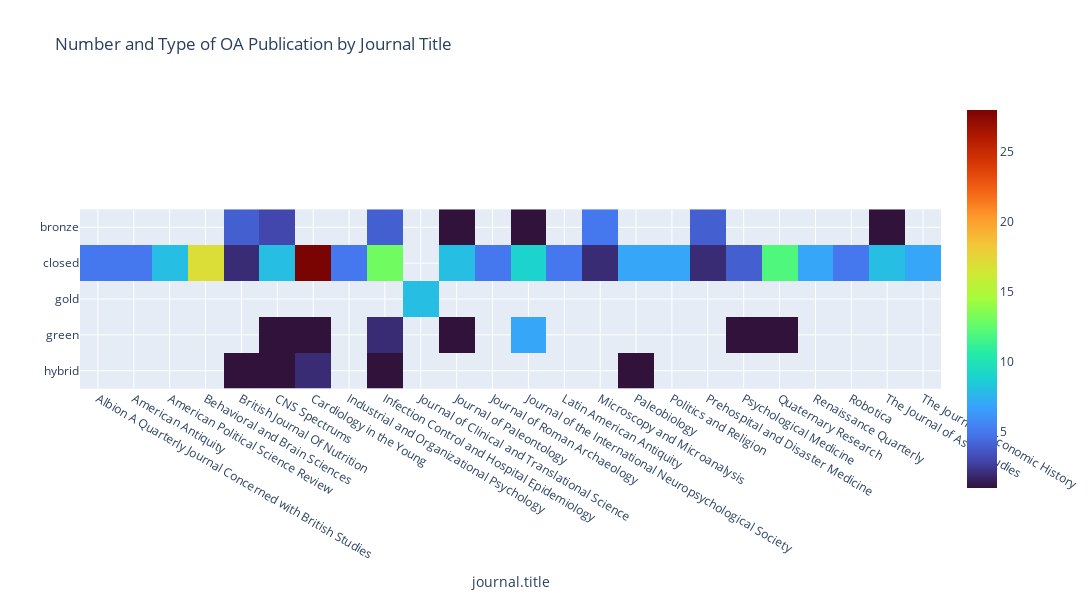

The cell this chart's notebook holds for it:
### Markdown cell above
## Run the below box to see the number of different kinds of OA publications per journal between 1990 and 2021

Hover over the squares in the plot below to see the journal title, the type of publications (gold OA, bronze OA, closed...), and the number of publications in that journal of that type. You can select ranges by dragging over an area. Double click to go back to default view.

### Code cell
df_OA = publication_df.groupby(["oa_status","journal.title"],as_index=False).size()

df_OA2 = df_OA.pivot(index="journal.title", columns = "oa_status")

df_OA2.columns = biggertest.columns.to_flat_index()

df_OA2.columns = ["bronze","closed", "gold", "green", "hybrid"]

df_OA3 = df_OA2.drop(df_OA2[df_OA2.sum(axis=1) < 5].index)

df_OA3 = interesting_test.T
#interesting_test2 = interesting_test2.fillna(0)
df_OA4 = df_OA3.drop(index="closed")

fig = px.imshow(df_OA3, width=1400, height=600, color_continuous_scale="turbo", title = "Number and Type of OA Publication by Journal Title")
fig.show()

### Figure 1 — Plotly figure (JSON) as saved in the notebook; plotly's stock layout.template omitted (floating-point values rounded to 4 significant figures)
{"data": [{"coloraxis": "coloraxis", "hovertemplate": "journal.title: %{x}<br>y: %{y}<br>color: %{z}<extra></extra>", "name": "0", "type": "heatmap", "x": ["Albion A Quarterly Journal Concerned with British Studies", "American Antiquity", "American Political Science Review", "Behavioral and Brain Sciences", "British Journal Of Nutrition", "CNS Spectrums", "Cardiology in the Young", "Industrial and Organizational Psychology", "Infection Control and Hospital Epidemiology", "Journal of Clinical and Translational Science", "Journal of Paleontology", "Journal of Roman Archaeology", "Journal of the International Neuropsychological Society", "Latin American Antiquity", "Microscopy and Microanalysis", "Paleobiology", "Politics and Religion", "Prehospital and Disaster Medicine", "Psychological Medicine", "Quaternary Research", "Renaissance Quarterly", "Robotica", "The Journal of Asian Studies", "The Journal of Economic History"], "xaxis": "x", "y": ["bronze", "closed", "gold", "green", "hybrid"], "yaxis": "y", "z": [[null, null, null, null, 4, 3, null, null, 4, null, 1, null, 1, null, 5, null, null, 4, null, null, null, null, 1, null], [5, 5, 8, 17, 2, 8, 28, 5, 13, null, 8, 5, 9, 5, 2, 7, 7, 2, 4, 12, 7, 5, 8, 7], [null, null, null, null, null, null, null, null, null, 8, null, null, null, null, null, null, null, null, null, null, null, null, null, null], [null, null, null, null, null, 1, 1, null, 2, null, 1, null, 7, null, null, null, null, null, 1, 1, null, null, null, null], [null, null, null, null, 1, 1, 2, null, 1, null, null, null, null, null, null, 1, null, null, null, null, null, null, null, null]]}], "layout": {"coloraxis": {"colorscale": [[0, "#30123b"], [0.07143, "#4145ab"], [0.1429, "#4675ed"], [0.2143, "#39a2fc"], [0.2857, "#1bcfd4"], [0.3571, "#24eca6"], [0.4286, "#61fc6c"], [0.5, "#a4fc3b"], [0.5714, "#d1e834"], [0.6429, "#f3c63a"], [0.7143, "#fe9b2d"], [0.7857, "#f36315"], [0.8571, "#d93806"], [0.9286, "#b11901"], [1, "#7a0402"]]}, "height": 600, "title": {"text": "Number and Type of OA Publication by Journal Title"}, "width": 1400, "xaxis": {"anchor": "y", "constrain": "domain", "domain": [0, 1], "scaleanchor": "y", "title": {"text": "journal.title"}}, "yaxis": {"anchor": "x", "autorange": "reversed", "constrain": "domain", "domain": [0, 1]}}}
